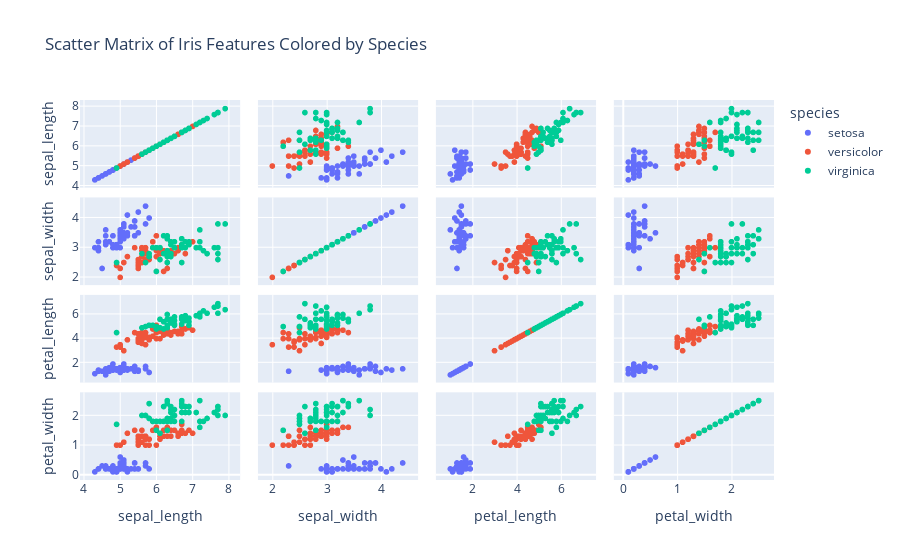

Source (notebook cell):
### Markdown cell above
- In Plotly, a scatter matrix (also known as a pair plot or a scatterplot matrix) is a plot that allows you to visualize the pairwise relationships between multiple variables in a dataset.
- It is used to quickly identify correlations, patterns, and trends among different variables.
- Each cell in the scatter matrix shows a scatter plot of two variables, with one variable represented on the x-axis and the other on the y-axis.
- The diagonal cells often display histograms or density plots of the individual variables.

### Code cell
# Create a scatter matrix
fig = px.scatter_matrix(df, dimensions=["sepal_length", "sepal_width", "petal_length", "petal_width"],
                        color="species", title="Scatter Matrix of Iris Features Colored by Species")

# Show the plot
fig.show()

### Figure 1 — Plotly figure (JSON) as saved in the notebook; plotly's stock layout.template omitted (floating-point values rounded to 4 significant figures)
{"data": [{"dimensions": [{"axis": {"matches": true}, "label": "sepal_length", "values": [5.1, 4.9, 4.7, 4.6, 5.0, 5.4, 4.6, 5.0, 4.4, 4.9, 5.4, 4.8, 4.8, 4.3, 5.8, 5.7, 5.4, 5.1, 5.7, 5.1, 5.4, 5.1, 4.6, 5.1, 4.8, 5.0, 5.0, 5.2, 5.2, 4.7, 4.8, 5.4, 5.2, 5.5, 4.9, 5.0, 5.5, 4.9, 4.4, 5.1, 5.0, 4.5, 4.4, 5.0, 5.1, 4.8, 5.1, 4.6, 5.3, 5.0]}, {"axis": {"matches": true}, "label": "sepal_width", "values": [3.5, 3.0, 3.2, 3.1, 3.6, 3.9, 3.4, 3.4, 2.9, 3.1, 3.7, 3.4, 3.0, 3.0, 4.0, 4.4, 3.9, 3.5, 3.8, 3.8, 3.4, 3.7, 3.6, 3.3, 3.4, 3.0, 3.4, 3.5, 3.4, 3.2, 3.1, 3.4, 4.1, 4.2, 3.1, 3.2, 3.5, 3.1, 3.0, 3.4, 3.5, 2.3, 3.2, 3.5, 3.8, 3.0, 3.8, 3.2, 3.7, 3.3]}, {"axis": {"matches": true}, "label": "petal_length", "values": [1.4, 1.4, 1.3, 1.5, 1.4, 1.7, 1.4, 1.5, 1.4, 1.5, 1.5, 1.6, 1.4, 1.1, 1.2, 1.5, 1.3, 1.4, 1.7, 1.5, 1.7, 1.5, 1.0, 1.7, 1.9, 1.6, 1.6, 1.5, 1.4, 1.6, 1.6, 1.5, 1.5, 1.4, 1.5, 1.2, 1.3, 1.5, 1.3, 1.5, 1.3, 1.3, 1.3, 1.6, 1.9, 1.4, 1.6, 1.4, 1.5, 1.4]}, {"axis": {"matches": true}, "label": "petal_width", "values": [0.2, 0.2, 0.2, 0.2, 0.2, 0.4, 0.3, 0.2, 0.2, 0.1, 0.2, 0.2, 0.1, 0.1, 0.2, 0.4, 0.4, 0.3, 0.3, 0.3, 0.2, 0.4, 0.2, 0.5, 0.2, 0.2, 0.4, 0.2, 0.2, 0.2, 0.2, 0.4, 0.1, 0.2, 0.1, 0.2, 0.2, 0.1, 0.2, 0.2, 0.3, 0.3, 0.2, 0.6, 0.4, 0.3, 0.2, 0.2, 0.2, 0.2]}], "hovertemplate": "species=setosa<br>%{xaxis.title.text}=%{x}<br>%{yaxis.title.text}=%{y}<extra></extra>", "legendgroup": "setosa", "marker": {"color": "#636efa", "symbol": "circle"}, "name": "setosa", "showlegend": true, "type": "splom"}, {"dimensions": [{"axis": {"matches": true}, "label": "sepal_length", "values": [7.0, 6.4, 6.9, 5.5, 6.5, 5.7, 6.3, 4.9, 6.6, 5.2, 5.0, 5.9, 6.0, 6.1, 5.6, 6.7, 5.6, 5.8, 6.2, 5.6, 5.9, 6.1, 6.3, 6.1, 6.4, 6.6, 6.8, 6.7, 6.0, 5.7, 5.5, 5.5, 5.8, 6.0, 5.4, 6.0, 6.7, 6.3, 5.6, 5.5, 5.5, 6.1, 5.8, 5.0, 5.6, 5.7, 5.7, 6.2, 5.1, 5.7]}, {"axis": {"matches": true}, "label": "sepal_width", "values": [3.2, 3.2, 3.1, 2.3, 2.8, 2.8, 3.3, 2.4, 2.9, 2.7, 2.0, 3.0, 2.2, 2.9, 2.9, 3.1, 3.0, 2.7, 2.2, 2.5, 3.2, 2.8, 2.5, 2.8, 2.9, 3.0, 2.8, 3.0, 2.9, 2.6, 2.4, 2.4, 2.7, 2.7, 3.0, 3.4, 3.1, 2.3, 3.0, 2.5, 2.6, 3.0, 2.6, 2.3, 2.7, 3.0, 2.9, 2.9, 2.5, 2.8]}, {"axis": {"matches": true}, "label": "petal_length", "values": [4.7, 4.5, 4.9, 4.0, 4.6, 4.5, 4.7, 3.3, 4.6, 3.9, 3.5, 4.2, 4.0, 4.7, 3.6, 4.4, 4.5, 4.1, 4.5, 3.9, 4.8, 4.0, 4.9, 4.7, 4.3, 4.4, 4.8, 5.0, 4.5, 3.5, 3.8, 3.7, 3.9, 5.1, 4.5, 4.5, 4.7, 4.4, 4.1, 4.0, 4.4, 4.6, 4.0, 3.3, 4.2, 4.2, 4.2, 4.3, 3.0, 4.1]}, {"axis": {"matches": true}, "label": "petal_width", "values": [1.4, 1.5, 1.5, 1.3, 1.5, 1.3, 1.6, 1.0, 1.3, 1.4, 1.0, 1.5, 1.0, 1.4, 1.3, 1.4, 1.5, 1.0, 1.5, 1.1, 1.8, 1.3, 1.5, 1.2, 1.3, 1.4, 1.4, 1.7, 1.5, 1.0, 1.1, 1.0, 1.2, 1.6, 1.5, 1.6, 1.5, 1.3, 1.3, 1.3, 1.2, 1.4, 1.2, 1.0, 1.3, 1.2, 1.3, 1.3, 1.1, 1.3]}], "hovertemplate": "species=versicolor<br>%{xaxis.title.text}=%{x}<br>%{yaxis.title.text}=%{y}<extra></extra>", "legendgroup": "versicolor", "marker": {"color": "#EF553B", "symbol": "circle"}, "name": "versicolor", "showlegend": true, "type": "splom"}, {"dimensions": [{"axis": {"matches": true}, "label": "sepal_length", "values": [6.3, 5.8, 7.1, 6.3, 6.5, 7.6, 4.9, 7.3, 6.7, 7.2, 6.5, 6.4, 6.8, 5.7, 5.8, 6.4, 6.5, 7.7, 7.7, 6.0, 6.9, 5.6, 7.7, 6.3, 6.7, 7.2, 6.2, 6.1, 6.4, 7.2, 7.4, 7.9, 6.4, 6.3, 6.1, 7.7, 6.3, 6.4, 6.0, 6.9, 6.7, 6.9, 5.8, 6.8, 6.7, 6.7, 6.3, 6.5, 6.2, 5.9]}, {"axis": {"matches": true}, "label": "sepal_width", "values": [3.3, 2.7, 3.0, 2.9, 3.0, 3.0, 2.5, 2.9, 2.5, 3.6, 3.2, 2.7, 3.0, 2.5, 2.8, 3.2, 3.0, 3.8, 2.6, 2.2, 3.2, 2.8, 2.8, 2.7, 3.3, 3.2, 2.8, 3.0, 2.8, 3.0, 2.8, 3.8, 2.8, 2.8, 2.6, 3.0, 3.4, 3.1, 3.0, 3.1, 3.1, 3.1, 2.7, 3.2, 3.3, 3.0, 2.5, 3.0, 3.4, 3.0]}, {"axis": {"matches": true}, "label": "petal_length", "values": [6.0, 5.1, 5.9, 5.6, 5.8, 6.6, 4.5, 6.3, 5.8, 6.1, 5.1, 5.3, 5.5, 5.0, 5.1, 5.3, 5.5, 6.7, 6.9, 5.0, 5.7, 4.9, 6.7, 4.9, 5.7, 6.0, 4.8, 4.9, 5.6, 5.8, 6.1, 6.4, 5.6, 5.1, 5.6, 6.1, 5.6, 5.5, 4.8, 5.4, 5.6, 5.1, 5.1, 5.9, 5.7, 5.2, 5.0, 5.2, 5.4, 5.1]}, {"axis": {"matches": true}, "label": "petal_width", "values": [2.5, 1.9, 2.1, 1.8, 2.2, 2.1, 1.7, 1.8, 1.8, 2.5, 2.0, 1.9, 2.1, 2.0, 2.4, 2.3, 1.8, 2.2, 2.3, 1.5, 2.3, 2.0, 2.0, 1.8, 2.1, 1.8, 1.8, 1.8, 2.1, 1.6, 1.9, 2.0, 2.2, 1.5, 1.4, 2.3, 2.4, 1.8, 1.8, 2.1, 2.4, 2.3, 1.9, 2.3, 2.5, 2.3, 1.9, 2.0, 2.3, 1.8]}], "hovertemplate": "species=virginica<br>%{xaxis.title.text}=%{x}<br>%{yaxis.title.text}=%{y}<extra></extra>", "legendgroup": "virginica", "marker": {"color": "#00cc96", "symbol": "circle"}, "name": "virginica", "showlegend": true, "type": "splom"}], "layout": {"dragmode": "select", "legend": {"title": {"text": "species"}, "tracegroupgap": 0}, "title": {"text": "Scatter Matrix of Iris Features Colored by Species"}}}
